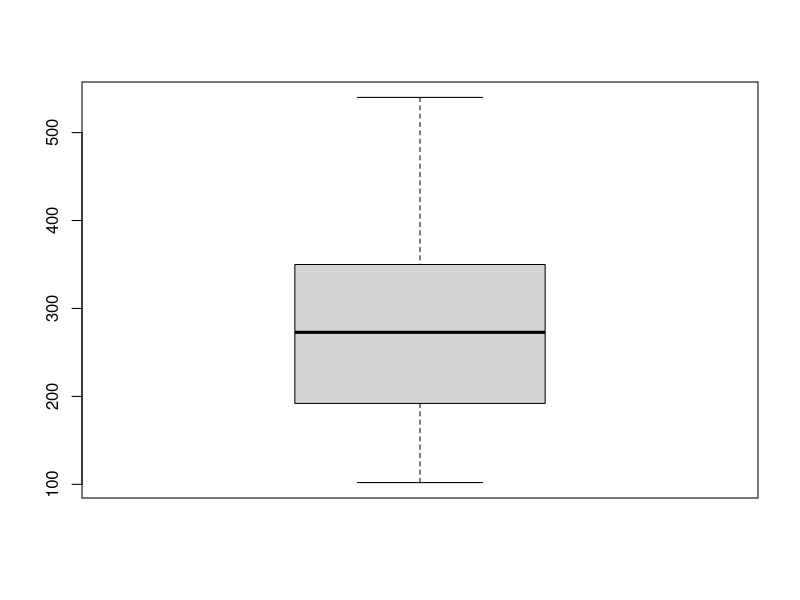
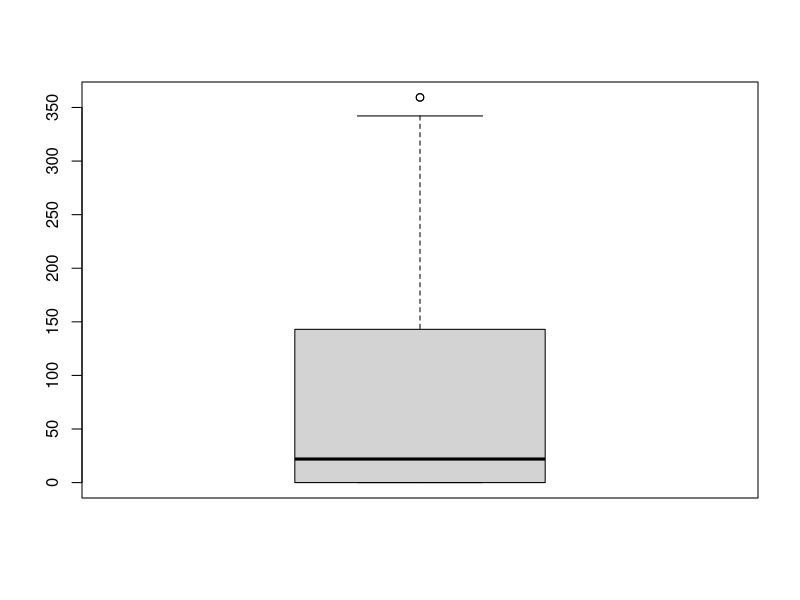
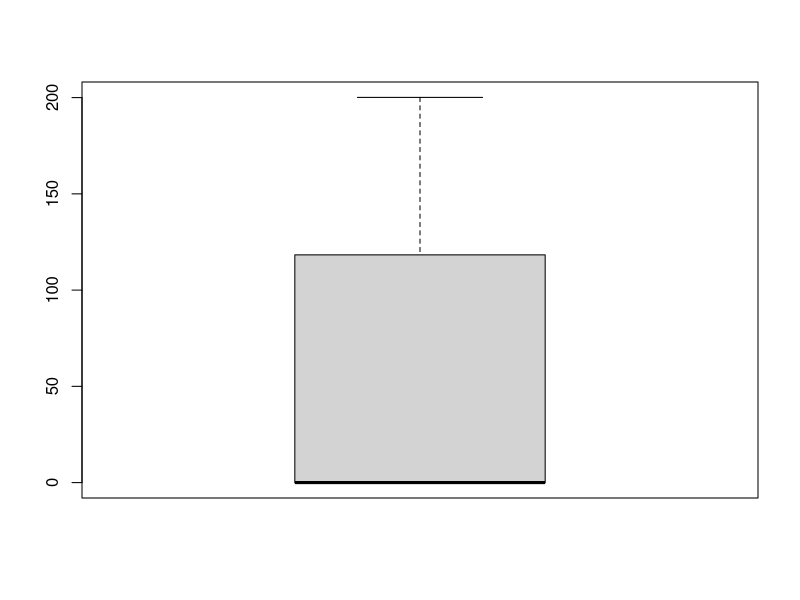
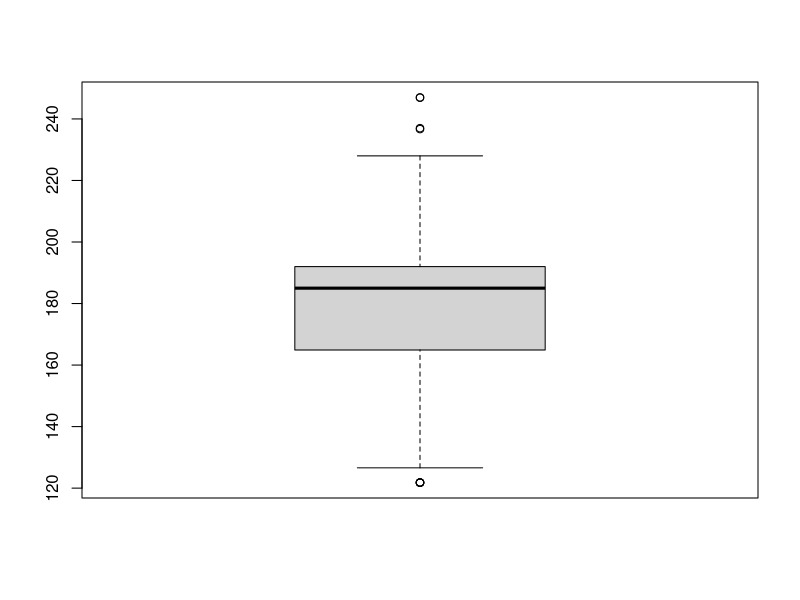
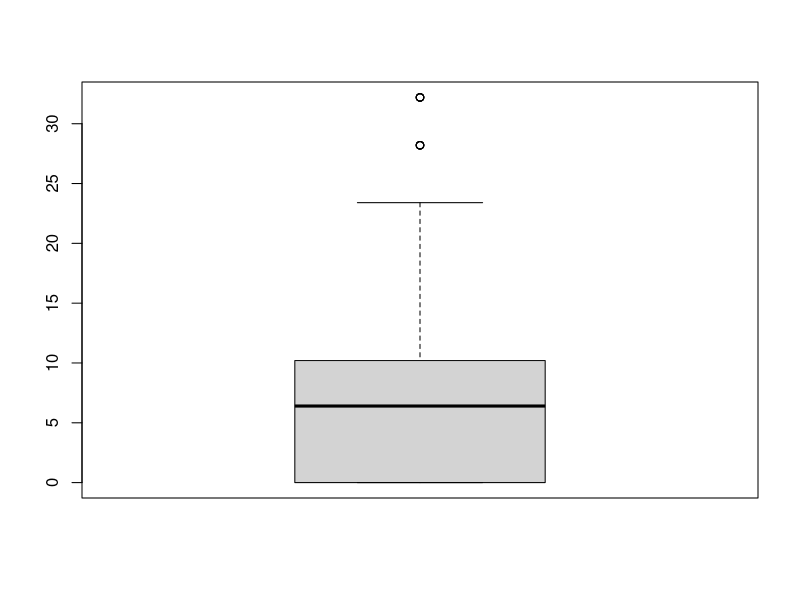
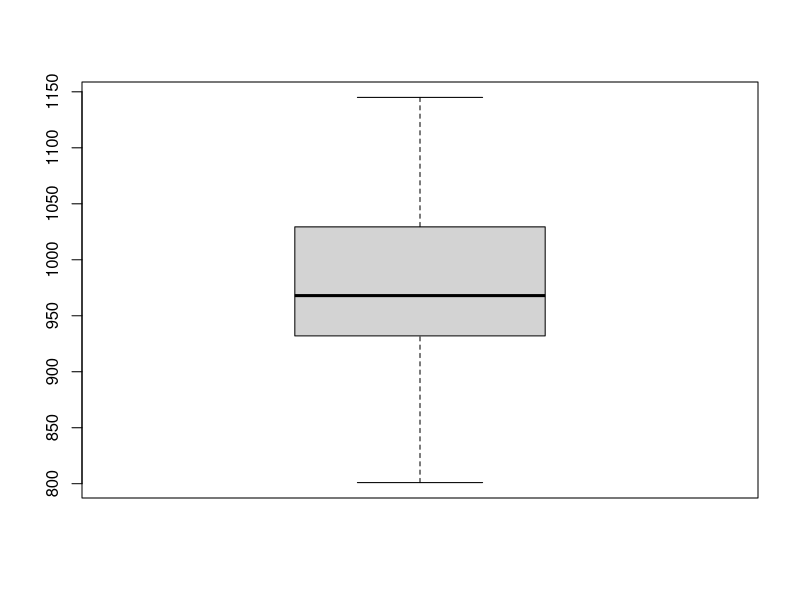
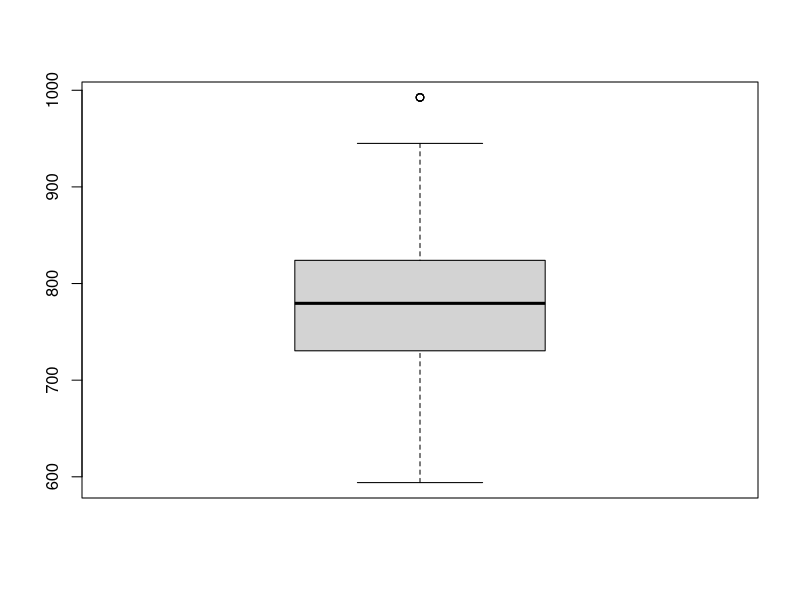
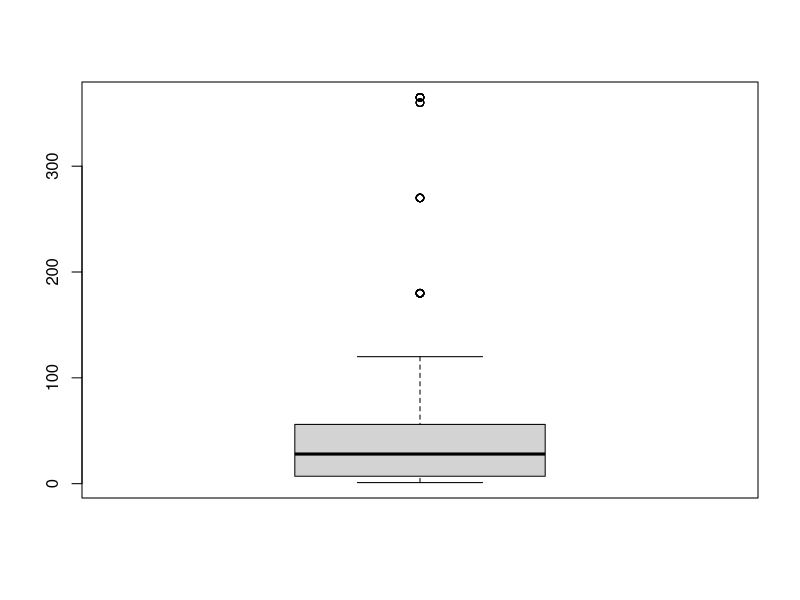

R code for these plots, in order:
# The code is written by Jawwad Shadman Siddique | R11684947
# Date of Submission: 12 / 09  / 2020
# This Step performs Data Cleaning 
# It cleans the non-standard missing values by converting it into NA's
# It removes the outlier data by inferencing from the Boxplot
# Total Raw Data initial = 1030
# Total Data after cleaning = 968

# Checking the directory
# getwd()
# setwd("D:/R Practice Programs")
# getwd()

# reading the culvert data
a = read.csv('concrete.csv')

summary(a)
colnames(a)

# checking the total 'na' values
sum(is.na(a))


# checking the outlier data
boxplot(a$Cement) # no outlier
boxplot(a$BlastFurnaceSlag) # 4 outliers removed
boxplot(a$FlyAsh) # no outlier
boxplot(a$Water) # 14 outliers removed
boxplot(a$Superplasticizer) # 11 outliers removed
boxplot(a$CoarseAgg) # no outliers
boxplot(a$FineAgg) # 5 outliers removed
boxplot(a$AgeDays) # None
boxplot(a$W.C) # 18 outliers
boxplot(a$StrengthMPa) # 15 outliers removed

# Removing the outlier data by subsetting and checking with the boxplot

new = subset(a, BlastFurnaceSlag <= 342)
new = subset(new, Water <= 237)
new = subset(new, Water > 127.5)
new = subset(new, Superplasticizer <= 22)
new = subset(new, StrengthMPa <= 76.50)
new = subset(new, W.C <= 1.6)

# Checking the boxplots after removal of the outliers

boxplot(new$Cement)
boxplot(new$BlastFurnaceSlag)
boxplot(new$FlyAsh)
boxplot(new$Water)
boxplot(new$Superplasticizer)
boxplot(new$CoarseAgg)
boxplot(new$FineAgg)
boxplot(new$AgeDays)
boxplot(new$W.C) 
boxplot(new$StrengthMPa)


# writing the cleaned dataset to the csv file
# write.csv(new, 'concrete_clean.csv')